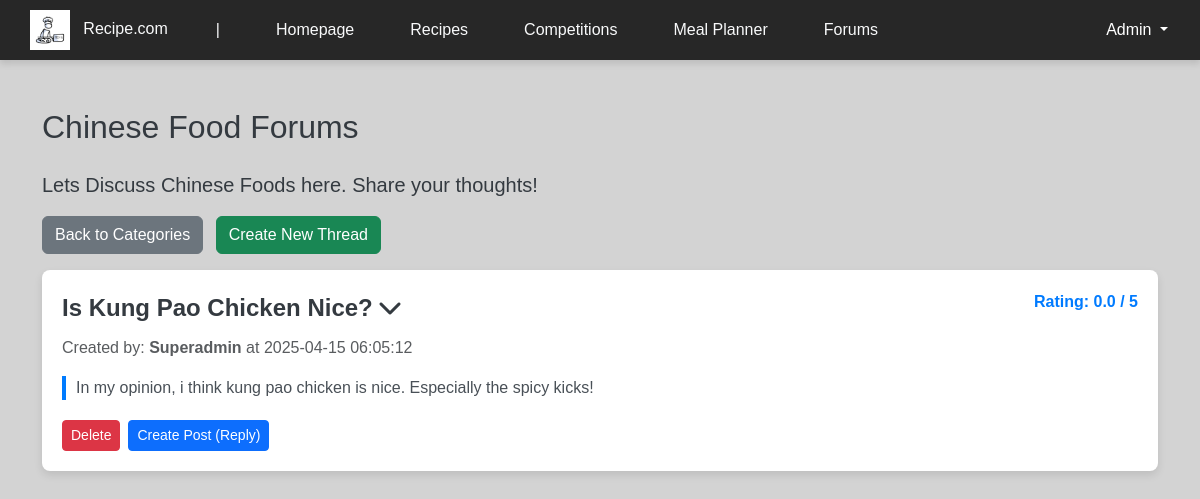
The app's page /view/category_threads.php?id=1 (signed in), older data.
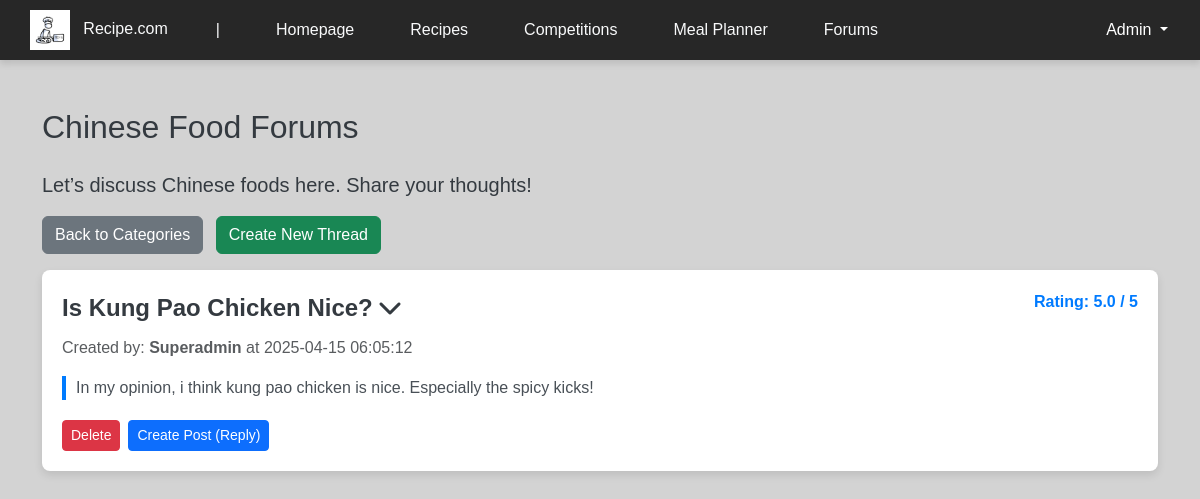
The same page, newer data.
### tables this page shows
CREATE TABLE `forum_category` (
  `category_id` int(10) NOT NULL,
  `name` varchar(255) NOT NULL,
  `description` text DEFAULT NULL
);

CREATE TABLE `forum_thread` (
  `thread_id` int(10) NOT NULL,
  `user_id` int(10) NOT NULL,
  `category_id` int(10) NOT NULL,
  `title` varchar(255) NOT NULL,
  `content` text NOT NULL,
  `created_time` datetime NOT NULL,
  `updated_at` datetime DEFAULT NULL
);

CREATE TABLE `user` (
  `user_id` int(10) NOT NULL,
  `username` varchar(20) NOT NULL,
  `email` varchar(30) NOT NULL,
  `password` varchar(255) NOT NULL,
  `roles` varchar(10) NOT NULL,
  `bio` text DEFAULT NULL,
  `created_time` datetime NOT NULL
);

### controller/forum_controller.php (called while the page is built, shortened)
<?php
require_once '../model/forum_model.php';
require_once '../model/user_model.php';
class ForumController {
    private $categoryModel;
    private $threadModel;
    private $ratingModel;
    private $conn;
    public function __construct($db) {
        $this->conn = $db;
        $this->categoryModel = new ForumCategoryModel($db);
        $this->threadModel = new ForumThreadModel($db);
        $this->ratingModel = new ForumRatingModel($db);
    }
    public function getAverageRating($thread_id, $category_id) {
        return $this->ratingModel->getAverageRating($thread_id, $category_id);
    }
    public function getThreadUser($thread_id) {
        $sql = "SELECT user_id FROM forum_thread WHERE thread_id = ?";
        $stmt = $this->conn->prepare($sql);
        $stmt->bind_param("i", $thread_id);
        $stmt->execute();
        $result = $stmt->get_result();
        $row = $result->fetch_assoc();
        return $row ? $row['user_id'] : null;
    }
    public function getThreadsByCategory($category_id) {
        return $this->threadModel->getThreadsByCategory($category_id);
    }
    public function getCategoryById($categoryId) {
        return $this->categoryModel->getCategoryById($categoryId);
    }
}
?>

### model/forum_model.php (called while the page is built, shortened)
<?php
class ForumCategoryModel {
    private $conn;
    public function __construct($db) {
        $this->conn = $db;
    }
    public function getCategoryById($category_id) {
        $sql = "SELECT * FROM forum_category WHERE category_id = ?";
        $stmt = $this->conn->prepare($sql);
        $stmt->bind_param("i", $category_id);
        $stmt->execute();
        $result = $stmt->get_result();
        return $result->fetch_assoc();
    }
}
class ForumThreadModel {
    private $conn;
    public function __construct($db) {
        $this->conn = $db;
    }
    public function getThreadsByCategory($category_id) {
        $sql = "SELECT * FROM forum_thread WHERE category_id = ?";
        $stmt = $this->conn->prepare($sql);
        $stmt->bind_param("i", $category_id);
        $stmt->execute();
        $result = $stmt->get_result();
        return $result->fetch_all(MYSQLI_ASSOC);
    }
}
class ForumRatingModel {
    private $conn;
    public function __construct($db) {
        $this->conn = $db;
    }
    public function getAverageRating($thread_id, $category_id) {
        $sql = "SELECT AVG(rating) as average_rating FROM forum_thread_rating WHERE thread_id = ? AND category_id = ?";
        $stmt = $this->conn->prepare($sql);
        $stmt->bind_param("ii", $thread_id, $category_id);
        $stmt->execute();
        $result = $stmt->get_result();
        $row = $result->fetch_assoc();
        return $row['average_rating'] ?: 0;
    }
}
?>

### controller/user_controller.php (called while the page is built, shortened)
<?php
require_once '../model/user_model.php';
class UserController {
    private $userModel;
    public function __construct($db) {
        $this->userModel = new User($db);
    }
    public function isSuperadmin() {
        return $this->userModel->isSuperadmin();
    }
    public function isAdmin() {
        return $this->userModel->isAdmin();
    }
    public function getUserInfo($id) {
        return $this->userModel->getUserInfo($id);
    }
}
?>

### model/user_model.php (called while the page is built, shortened)
<?php
class User {
    private $conn;
    public function __construct($db) {
        $this->conn = $db;
    }
    public function isSuperadmin() {
        return isset($_SESSION['roles']) && $_SESSION['roles'] === 'Superadmin';
    }
    public function isAdmin() {
        return isset($_SESSION['roles']) && $_SESSION['roles'] === 'Admin';
    }
    public function getUserInfo($id) {
        $sql = "SELECT * FROM user WHERE user_id = ?";
        $stmt = $this->conn->prepare($sql);
        $stmt->bind_param("i", $id);
        $stmt->execute();
        $result = $stmt->get_result();
        return $result->fetch_assoc();
    }
}
?>

### view/category_threads.php (the view, shortened to what the changed rows need)
<?php
require '../config/db_connection.php';
require '../controller/forum_controller.php';
require '../controller/user_controller.php';
$forumController = new ForumController($conn);
$userController = new UserController($conn);
$currentUserId = $_SESSION['user_id'] ?? null;
$categoryId = $_GET['id'] ?? null;
$category = $forumController->getCategoryById($categoryId);
$threads = $forumController->getThreadsByCategory($categoryId);
?>
<!DOCTYPE html>
<html lang="en">
<head>
  <link rel="stylesheet" href="../assets/css/header.css">
  <link rel="stylesheet" href="../assets/css/styles.css">
  <link href="https://cdn.jsdelivr.net/npm/bootstrap@5.3.3/dist/css/bootstrap.min.css" rel="stylesheet">
  <link rel="stylesheet" href="https://cdnjs.cloudflare.com/ajax/libs/font-awesome/6.0.0-beta3/css/all.min.css">
</head>
<body>
  <div class="container mt-5">
    <h2 class="mb-4"><?= htmlspecialchars($category['name']) ?></h2>
    <p class="lead"><?= htmlspecialchars($category['description']) ?></p>
    <a href="../view/forums.php" class="btn btn-secondary mb-3 me-2">Back to Categories</a>
    <a href="create_thread_form.php?category_id=<?= htmlspecialchars($categoryId) ?>" class="btn btn-success mb-3">Create New Thread</a>
    <?php if (empty($threads)): ?>
      <div class="alert alert-info">No threads yet. Be the first to post!</div>
    <?php else: ?>
        <?php foreach ($threads as $thread): ?>
            <?php
              $threadCreatorId = $forumController->getThreadUser($thread['thread_id']);
              $threadCreator = $userController->getUserInfo($threadCreatorId);
              $averageRating = $forumController->getAverageRating($thread['thread_id'], $thread['category_id']);
            ?>
            <div class="thread-box">
                <div class="rating">Rating: <?= number_format($averageRating, 1) ?> / 5</div>
                <div class="thread-title" onclick="toggleReplies(<?= $thread['thread_id'] ?>)">
                  <?= htmlspecialchars($thread['title']) ?>
                    <i class="fas fa-chevron-down toggle-icon" id="icon-<?= $thread['thread_id'] ?>"></i>
                </div>
                <p class="text-muted">Created by: <strong><?= htmlspecialchars($threadCreator['username'] ?? 'Unknown') ?></strong> at <?= htmlspecialchars($thread['created_time']) ?></p>
                <div class="thread-content"><?= htmlspecialchars($thread['content']) ?></div>
                <div class="thread-actions reply-actions d-flex align-items-center mt-3">
                    <div class="me-2">
                        <?php if ($currentUserId === $threadCreatorId): ?>
                            <a href="edit_thread_form.php?id=<?= $thread['thread_id'] ?>" class="btn btn-warning btn-sm px-3">Edit</a>
                            <a href="delete_thread.php?id=<?= $thread['thread_id'] ?>&category_id=<?= $categoryId ?>" class="btn btn-danger btn-sm me-2" onclick="return confirm('Are you sure you want to delete this thread?');">Delete</a>
                        <?php elseif ($userController->isSuperadmin() || $userController->isAdmin() || $userController->isMod()): ?>
                            <a href="delete_thread.php?id=<?= $thread['thread_id'] ?>&category_id=<?= $categoryId ?>" class="btn btn-danger btn-sm" onclick="return confirm('Are you sure you want to delete this thread?');">Delete</a>
                        <?php endif; ?>
                    </div>
                    <div>
                        <a href="thread.php?id=<?= $thread['thread_id'] ?>" class="btn btn-primary btn-sm me-2">Create Post (Reply)</a>
                    </div>
                </div>
            </div>
        <?php endforeach; ?>
    <?php endif; ?>
  </div>
</body>
</html>

Row changes from the older to the newer data that the page shows:
changed forum_category "Chinese Food Forums": description "Lets Discuss Chinese Foods here. Share your thoughts!" → "Let’s discuss Chinese foods here. Share your thoughts!"
computed for forum_thread "Is Kung Pao Chicken Nice?": averageRating "0.0" → "5.0"
